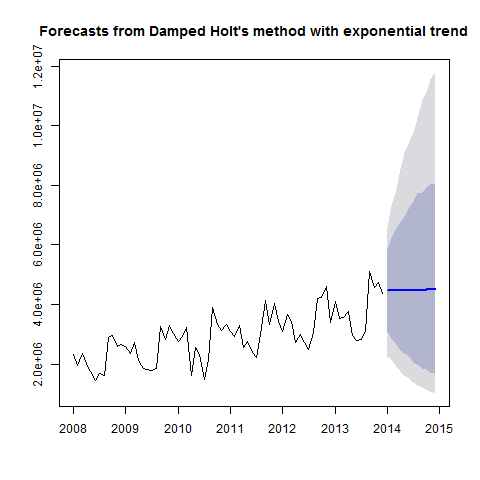

R code for this plot:
#Creates Model_holt_4 plot

png("Plots/Model_holt_4_plot.png")
plot(Model_holt_4)
dev.off()